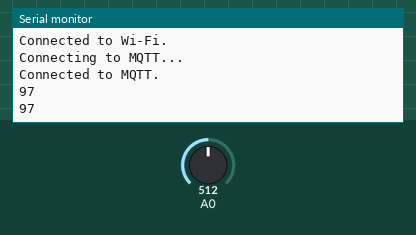
Bench run of a program on a simulated ESP8266 (NodeMCU). On the bench: the last lines printed to the serial monitor. The inputs (shaded band) are chosen by the test bench; at power-on: A0 = 512. WiFi joins after 1.5 s; servers stay silent unless stated; no MQTT or app messages arrive unless stated.

Above: at 8.3 s.
8.4 s: A0 set to 716
At 11.7 s:
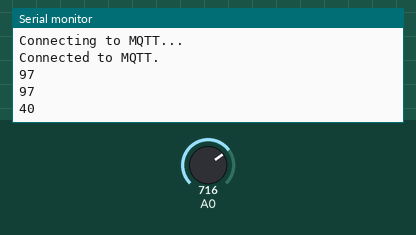
13.2 s: A0 set to 900
At 14.0 s:
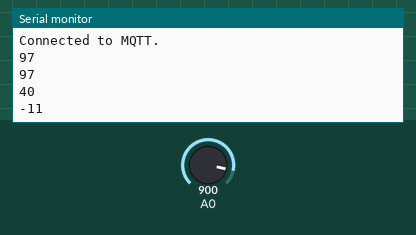
Timing chart, 0 to 16.2 s (numbered marks = the images above; inputs shaded):
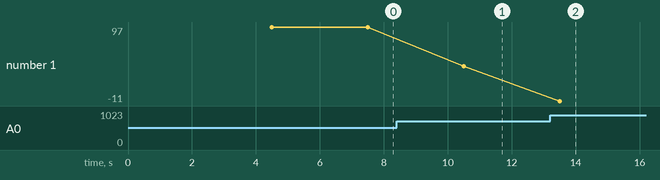

Measured:
- after the input at 8.4 s, the serial monitor: prints a new line after 2.1 s (image 1)
- after the input at 13.2 s, the serial monitor: prints a new line after 0.30 s (image 2)
- plotted number 1: 97 → 40 after the input at 8.4 s, 40 → -11 after the input at 13.2 s

The program:

main.cpp
```cpp
#include <Arduino.h>
#include <ESP8266WiFi.h>
#include <Ticker.h>
#include <AsyncMqttClient.h>


const int dryVal = 860;
const int wetVal = 500;

#define WIFI_SSID "test"
#define WIFI_PASSWORD "test"

#define MQTT_HOST IPAddress(192, 168, 31, 3)
#define MQTT_PORT 1883

// 29% dry
// 58% wet
AsyncMqttClient mqttClient;
Ticker mqttReconnectTimer;

WiFiEventHandler wifiConnectHandler;
WiFiEventHandler wifiDisconnectHandler;
Ticker wifiReconnectTimer;

Ticker humidityTicker;


void connectToWifi() {
  Serial.println("Connecting to Wi-Fi...");
  WiFi.begin(WIFI_SSID, WIFI_PASSWORD);
}

void connectToMqtt() {
  Serial.println("Connecting to MQTT...");
  mqttClient.connect();
}

void onWifiConnect(const WiFiEventStationModeGotIP& event) {
  Serial.println("Connected to Wi-Fi.");
  connectToMqtt();
}

void onWifiDisconnect(const WiFiEventStationModeDisconnected& event) {
  Serial.println("Disconnected from Wi-Fi.");
  mqttReconnectTimer.detach(); // ensure we don't reconnect to MQTT while reconnecting to Wi-Fi
  wifiReconnectTimer.once(2, connectToWifi);
}

int prvHumid;
void updateSensorVal(){
  const int sensorVal = analogRead(A0);
  const int humidity = map(sensorVal, wetVal, dryVal, 100, 0);
  Serial.println(humidity);
  // don't do anything if we have the same humidity
  if(prvHumid == humidity || abs(prvHumid - humidity) == 1){
    return;
  }
  prvHumid = humidity;
  char payload[4];
  itoa(humidity, payload, 10);
  mqttClient.publish("plantica/plant1", 0, 0, payload);
}

void onMqttConnect(bool sessionPresent) {
  Serial.println("Connected to MQTT.");
  // run the ticker for every 3 when we connect to MQTT
  humidityTicker.attach(3, updateSensorVal);
}

void setup() {
  // put your setup code here, to run once:
  Serial.begin(115200);

  wifiConnectHandler = WiFi.onStationModeGotIP(onWifiConnect);
  wifiDisconnectHandler = WiFi.onStationModeDisconnected(onWifiDisconnect);

  mqttClient.onConnect(onMqttConnect);
  mqttClient.setServer(MQTT_HOST, MQTT_PORT);
  connectToWifi();

}

void loop() {

  // Serial.printf("%d%%\n",humidity);
  // delay(1000);
}
```
